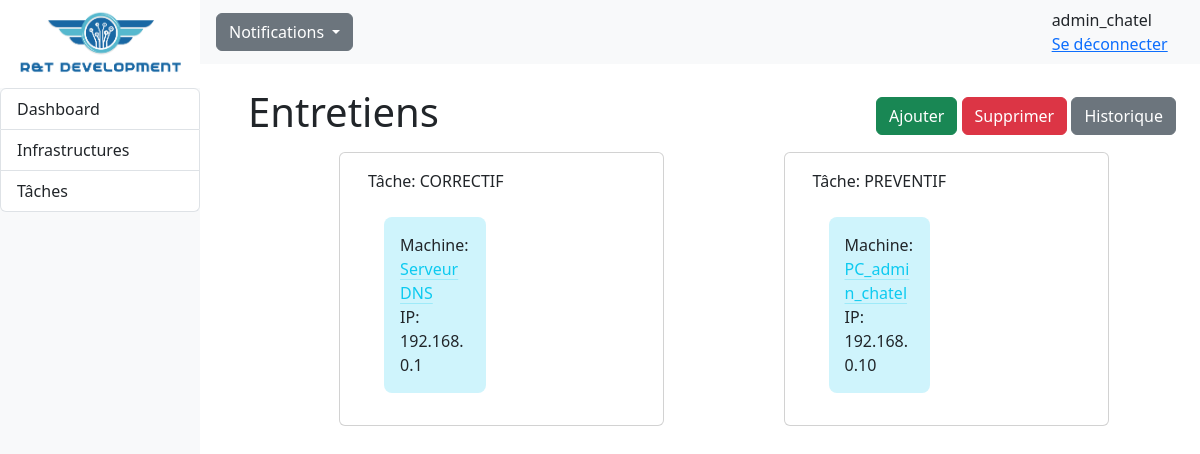
The page /RT_app/admin/entretiens (signed in) on the database its author committed.
### RT_app/models.py (models this page shows)
class Personnel(AbstractUser):
    id = models.AutoField(primary_key=True,editable=False)
    is_staff = models.BooleanField(default=False)
    id_infrastructure = models.ForeignKey('Infrastructure', on_delete=models.CASCADE, null=True, default=None)
    def __str__ (self):
        return f"{self.username} ({self.id_infrastructure})"

class Machine(models.Model):
    TYPE = (
        ('PC', 'PC - OS windows'),
        ('Mac', ('Mac - OS MacOS')),
        ('Serveur', ('Serveur - OS Debian')),
        ('Autre', ('Autre type de machine')),
    )
    id = models.AutoField(primary_key=True,editable=False)
    nom = models.CharField(max_length=30, default="PC")
    ip = models.CharField(max_length=15, default="172.0.0.1", validators=[RegexValidator(r'^((25[0-5]|(2[0-4]|1\d|[1-9]|)\d)\.?\b){4}$')])
    etat = models.BooleanField(default=True)
    id_infrastructure = models.ForeignKey('Infrastructure', on_delete=models.CASCADE)
    type_machine = models.CharField(max_length=32, choices=TYPE, default='PC')
    def __str__ (self):
        return f"{self.nom} -> {self.ip} ({self.id_infrastructure})"
    def get_entretien_ids(self):
        return [entretien.id for entretien in self.entretien_set.all()]

### RT_app/views.py (the view, shortened to what this page needs)
# urls.py: path('admin/entretiens', views.taches, name='taches'),
@login_required
def taches(request):
    entretien_a_faire = entretiens.filter(etat=True)
    entretien_par_type = entretien_a_faire.values('type').annotate(count=Count('type'))
    machines_entretien = []
    print(entretien_par_type)
    for entretien_type in entretien_par_type:
        machines = Machine.objects.filter(entretien__type=entretien_type['type'], entretien__etat=True)
        machines_entretien.append({
            'type': entretien_type['type'],
            'machines': machines,
            'entretien_id': [machine.get_entretien_ids() for machine in machines][0][0]
        })
    print(entretien_a_faire.filter)
    addEntretienForm = AddEntretienForm()
    deleteEntretienForm = DeleteEntretienForm()
    submitted_add = False
    submitted_delete = False
    print(machines_entretien)
    context = {
        'infrastructures' : infrastructures,
        'entretiens' : entretiens,
        'personnels' : personnels,
        'entretien_a_faire' : entretien_a_faire,
        'entretien_par_type': entretien_par_type,
        'machines_entretien' : machines_entretien,
        'addEntretienForm': addEntretienForm,
        'deleteEntretienForm': deleteEntretienForm,
        'submitted_add': submitted_add,
        'submitted_delete': submitted_delete,
    }
    return render(request, 'admin/taches.html', context)

### RT_app/models.py (called while the page is built)
    def __str__ (self):
        return f"{self.nom}"

    def __str__ (self):
        return f"{str(self.id)} -> {self.nom} ({self.type})"

### RT_app/templates/admin/taches.html (shortened to what this page needs)
{% extends "dashboard.html" %}
{% block content %}
<div class="mt-4 ms-5">
    <div class="row row-cols-lg-auto pe-4 align-items-center justify-content-between">
        <h1>Entretiens</h1>
        <div>
            <a class="btn btn-success" data-bs-toggle="modal" data-bs-target="#AddEntretien" href="#" >Ajouter</a>
            <a class="btn btn-danger" data-bs-toggle="modal" data-bs-target="#DeleteEntretien" href="#" >Supprimer</a>
            <a class="btn btn-secondary" href="{% url 'taches_historique' %}" >Historique</a>
        </div>
    </div>
    <div class="row gap-3 justify-content-evenly">
        {% if machines_entretien %}
        {% for entretien_type in machines_entretien %}
        <div class="card mt-2 col-4">
            <div class="card-body">
                <div class="card-title">Tâche: {{entretien_type.type}}</div>
                {% for machine in entretien_type.machines %}
                <div class="p-3 col-6">
                    <div class="card-body bg-info-subtle rounded-3">
                        <div class="card-text w-auto ">Machine: <a class="link-info link-offset-2 link-underline-opacity-25 link-underline-opacity-100-hover" href="{% url 'entretien-detail' entretien_type.entretien_id %}">{{ machine.nom }}</a></div>
                        <div class="card-text w-auto">IP: {{machine.ip}}</div>
                    </div>
                </div>
                {% endfor %}
            </div>
        </div>
        {% endfor %}
    </div>
    {% else %}
      <div class="alert alert-danger me-5" role="alert">Il n'y a pas eu d'entretiens</div>
    {% endif %}
</div>
{% endblock %}

### RT_app/templates/admin/dashboard.html (shortened to what this page needs)
<!DOCTYPE html>
<html lang="en">
<head>
    {% load static %}
    <link rel="stylesheet" href="{% static 'css/styles.css' %}">
    <link href="https://cdn.jsdelivr.net/npm/bootstrap@5.3.0-alpha3/dist/css/bootstrap.min.css" rel="stylesheet">
</head>
<body>
    {% block menu %}
    <div class="container-fluid row g-0">
        <div class="bg-light col-2" id="sidebar">
          <nav class="navbar col d-flex align-items-center vh-100">
                <div class="fixed-top col-2">
                    <a href="{% url 'dashboard' %}"><img class="img-fluid" src="{% static 'img/rtdev.png' %}"/></a>
                    <div class="">
                        <ul class="list-group border-0">
                            <li class="list-group-item"> <a class="nav-link" href="{% url 'dashboard' %}">Dashboard</a></li>
                            <li class="list-group-item"> <a class="nav-link" href="{% url 'infra' %}">Infrastructures</a></li>
                            <li class="list-group-item"> <a class="nav-link" href="{% url 'taches' %}">Tâches</a></li>
                        </ul>
                    </div>
                </div>
            </nav>
        </div>
        <div class="col" id="main-content">
            <div>
                <nav class="navbar navbar-top bg-light row d-flex" id="main-navbar">
                    <div class="container-fluid">
                        <div class="nav-item dropdown ms-3 z-2">
                            <a class="btn btn-secondary dropdown-toggle" href="#" role="button" data-bs-toggle="dropdown" aria-expanded="false">
                              Notifications
                            </a>
                        </div>
                        <div class="nav-item">
                            <div class="nav-item d-flex me-5">
                                <span>{{user.username}}</span>
                            </div>
                            {% if user.is_authenticated%}
                                <div class="nav-item pe-3">
                                    <a href="{% url 'logout' %}">Se déconnecter</a>
                                </div>
                            {% endif %}
                        </div>
                    </div>
                  </nav>
            </div>
        {% endblock %}
        {% block content %}{% endblock %}
        </div>
    </div>
</body>
</html>

### RT_app/static/css/styles.css (style rules this page uses)
body { font-family: 'Segoe UI', Tahoma, Geneva, Verdana, sans-serif; }

### rows shown on the page
Personnel: username "admin_chatel"
Machine: nom "Serveur DNS", ip "192.168.0.1"
Machine: nom "PC_admin_chatel", ip "192.168.0.10"

### other values the page prints
{{ entretien_type.type }} "CORRECTIF" "PREVENTIF"
